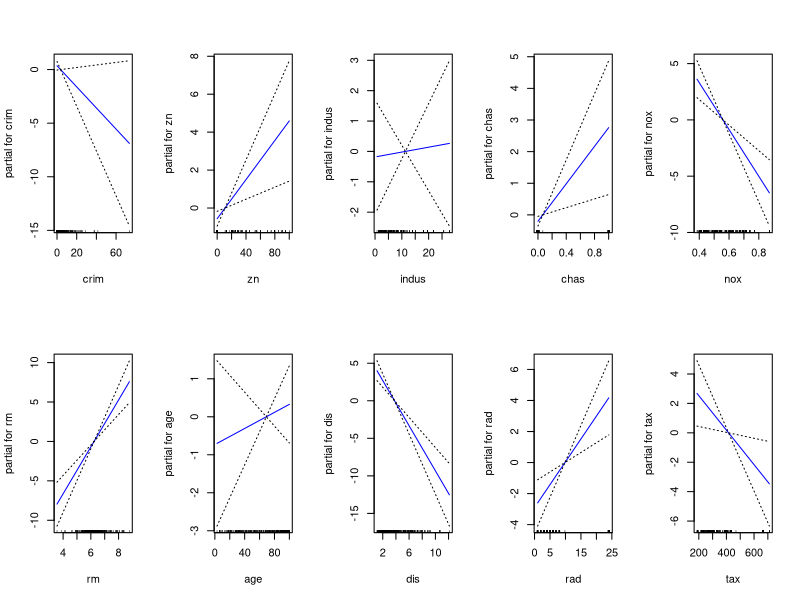
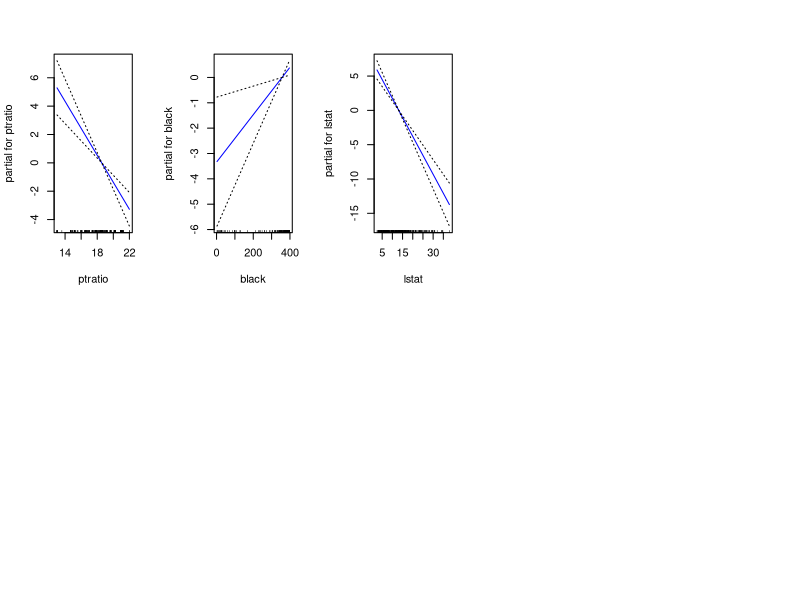
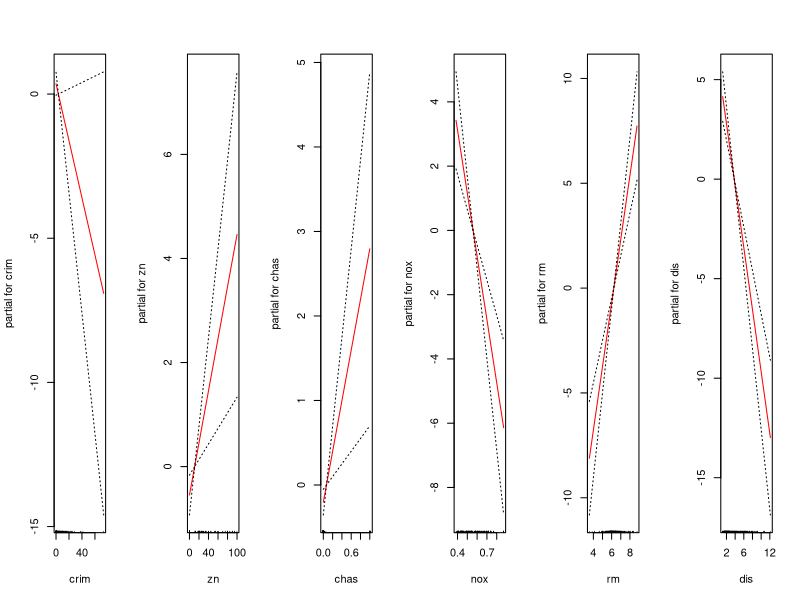
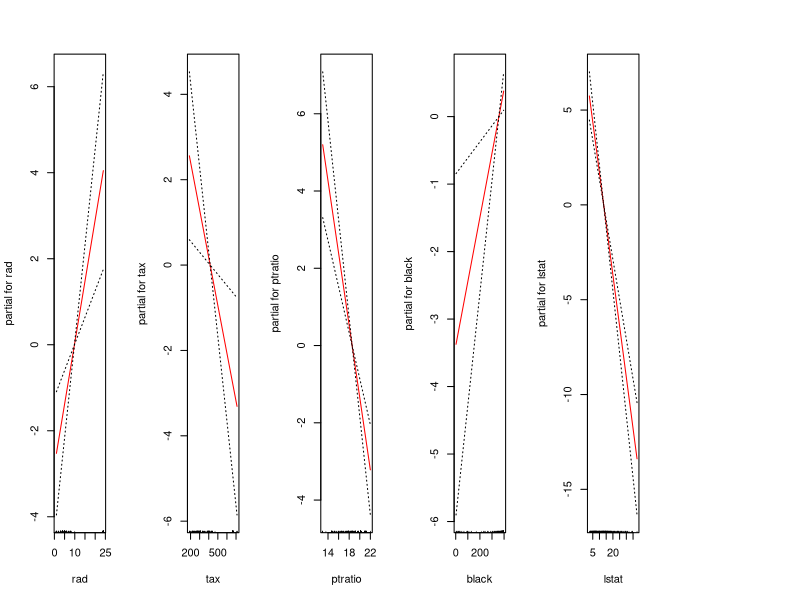
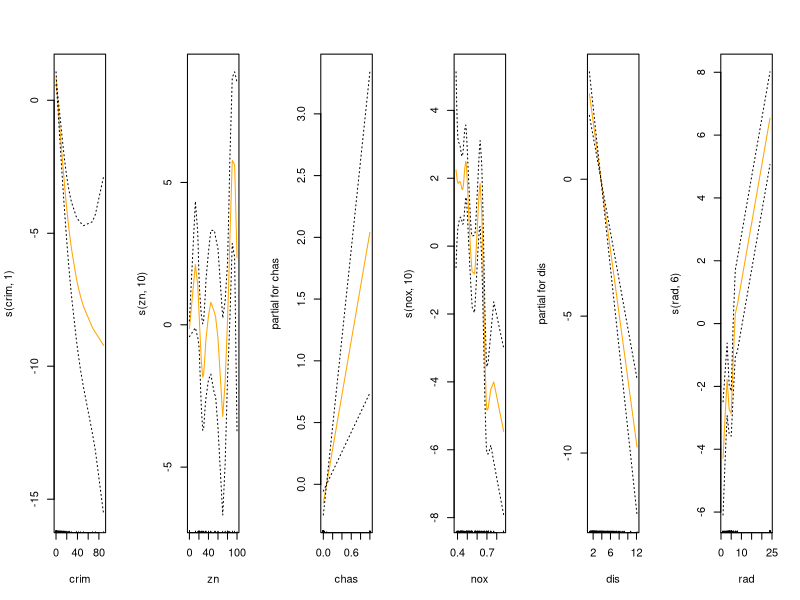
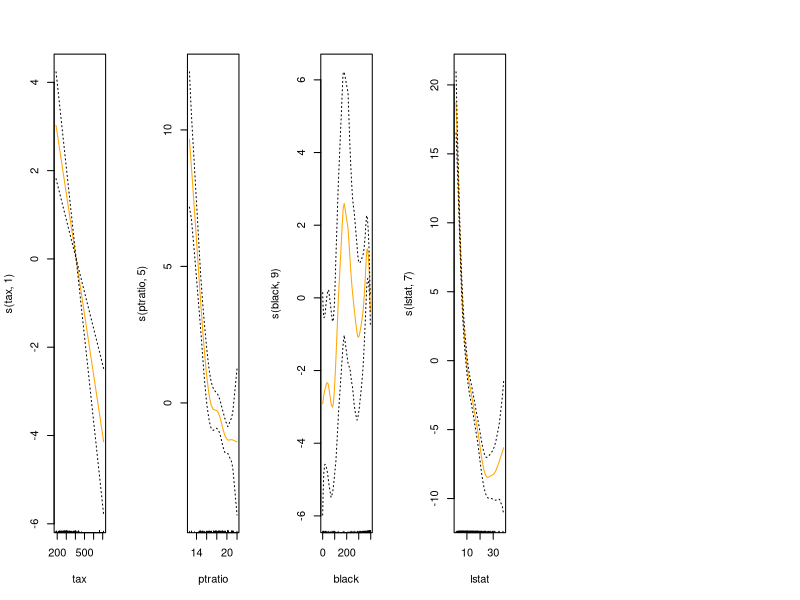

Generate these figures, in order, with R:
## ---- chunk 1

library(gam)

## ---- chunk 2
library(MASS)

set.seed(10)
index = seq(1,506)
vals = sample(index, 340)

boston_train = Boston[vals,]
boston_test = Boston[-vals,]

x_train=model.matrix (medv ~.,boston_train )[,-1]
y_train=boston_train$medv
## ---- chunk 3
gam.1 = gam(medv~.,data=boston_train)
par(mfrow =c(2,5))

plot(gam.1, se=TRUE ,col ="blue ")
  summary(gam.1)

## ---- chunk 4

preds=predict (gam.1,newdata =boston_test)
mean((boston_test$medv-preds)^2)

## ---- chunk 5
gam.2=gam(medv~ crim+zn+ chas+ nox+rm + dis+rad+tax+ptratio+black+lstat,data=boston_train)
par(mfrow =c(1,6))

plot(gam.2, se=TRUE ,col ="red ")

preds=predict (gam.2,newdata =boston_test)
mean((boston_test$medv-preds)^2)
  summary(gam.2)

## ---- chunk 6
#for(i in 1:10){
i=1
  gam.3=gam(medv~ s(crim,1)+ s(zn,10)+ chas+s(nox,10) + dis+s(rad,6) +s(tax,1) + s(ptratio, 5)+ s(black,9) + s(lstat,7),data=boston_train)
  par(mfrow =c(1,6))
  
  #plot(gam.3, se=TRUE ,col ="red ")
  
  preds=predict (gam.3,newdata =boston_test)
  print(c(i, mean((boston_test$medv-preds)^2)))


#}
  #print(anova(gam.3))
  print(summary(gam.3))

## ---- chunk 7
#for(i in 1:10){
i=1
  gam.4 = gam(medv~ ns(crim,10)+ ns(zn,1)+ chas+ns(nox,5) + dis+ns(rad,1) +ns(tax,2) + ns(ptratio, 4)+ ns(black,3) + ns(lstat,4),data=boston_train)
  par(mfrow =c(1,6))
  
  #plot(gam.3, se=TRUE ,col ="red ")
  
  preds=predict (gam.4,newdata =boston_test)
  print(c(i, mean((boston_test$medv-preds)^2)))
#}

  summary(gam.4)

## ---- chunk 8

anova(gam.2, gam.3, gam.1 , gam.4,test="F")

## ---- chunk 9

gam.full=gam(medv~ s(crim,1)+ s(zn,10)+ chas+s(nox,10) + dis+s(rad,6) +s(tax,1) + s(ptratio, 5)+ s(black,9) + s(lstat,7),data=Boston)

par(mfrow =c(1,6))

plot(gam.full, se=TRUE ,col ="orange")

preds=predict (gam.full,newdata =Boston)
mean((Boston$medv-preds)^2)
  summary(gam.full)
